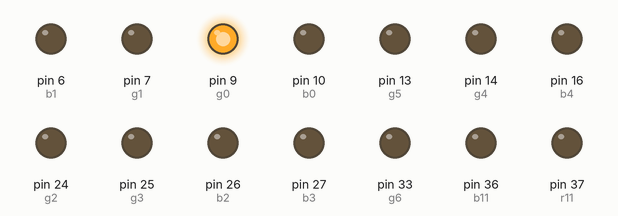
This sketch was run on a simulated Arduino Mega 2560, built with avr-gcc and run on an emulated ATmega2560. On the bench: output pins drawn as LEDs (lit = HIGH).

Above: at 0.1 s.
Timing chart, 0 to 1.6 s (numbered marks = the images above):
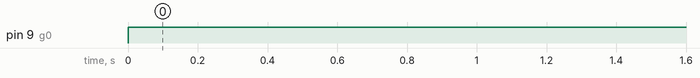

The sketch:

reb_test.ino
```cpp
int r2=22;
int g2=24;
int b2=26;

int r1=5;
int g1=7;
int b1=6;

int r0=8;
int g0=9;
int b0=10;


int r3=23;
int g3=25;
int b3=27;

int r4=15;
int g4=14;
int b4=16;

int r5=12;
int g5=13;
int b5=A0;

int r6=32;
int g6=33;
int b6=53;

int r7=A15;
int g7=A14;
int b7=52;

int r8=A2;
int g8=A4;
int b8=A5;

int r9=A8;
int g9=A9;
int b9=A10;

int r10=49;
int g10=50;
int b10=51;

int r11=37;
int g11=40;
int b11=36;


void setup() {
  // put your setup code here, to run once:
Serial.begin(9600);

   pinMode(r0,OUTPUT);
   pinMode(g0,OUTPUT);
   pinMode(b0,OUTPUT);

   pinMode(r1,OUTPUT);
   pinMode(g1,OUTPUT);
   pinMode(b1,OUTPUT);

   pinMode(r2,OUTPUT);
   pinMode(g2,OUTPUT);
   pinMode(b2,OUTPUT);

   pinMode(r3,OUTPUT);
   pinMode(g3,OUTPUT);
   pinMode(b3,OUTPUT);


   pinMode(r4,OUTPUT);
   pinMode(g4,OUTPUT);
   pinMode(b4,OUTPUT);


   pinMode(r5,OUTPUT);
   pinMode(g5,OUTPUT);
   pinMode(b5,OUTPUT);

   pinMode(r6,OUTPUT);
   pinMode(g6,OUTPUT);
   pinMode(b6,OUTPUT);

   pinMode(r7,OUTPUT);
   pinMode(g7,OUTPUT);
   pinMode(b7,OUTPUT);

   pinMode(r8,OUTPUT);
   pinMode(g8,OUTPUT);
   pinMode(b8,OUTPUT);

   pinMode(r9,OUTPUT);
   pinMode(g9,OUTPUT);
   pinMode(b9,OUTPUT);

   pinMode(r10,OUTPUT);
   pinMode(g10,OUTPUT);
   pinMode(b10,OUTPUT);

   pinMode(r11,OUTPUT);
   pinMode(g11,OUTPUT);
   pinMode(b11,OUTPUT);
  }


void loop()
{
  test_rgb();

}


void test_rgb()
{//r4,r6,8,9,11,0
  digitalWrite(g0,HIGH);

  /*delay(2000);
  digitalWrite(r0,LOW);

  digitalWrite(g0,HIGH);
  delay(2000);
  digitalWrite(g0,LOW);

  digitalWrite(b0,HIGH);
  delay(2000);
  digitalWrite(b0,LOW);

  digitalWrite(r1,HIGH);
  delay(2000);
  digitalWrite(r1,LOW);

  digitalWrite(g2,HIGH);
  delay(2000);
  digitalWrite(g2,LOW);

  digitalWrite(b2,HIGH);
  delay(2000);
  digitalWrite(b2,LOW);

  digitalWrite(r3,HIGH);
  delay(2000);
  digitalWrite(r3,LOW);

  digitalWrite(g3,HIGH);
  delay(2000);
  digitalWrite(g3,LOW);

  digitalWrite(b3,HIGH);
  delay(2000);
  digitalWrite(b3,LOW);

  digitalWrite(r4,HIGH);
  delay(2000);
  digitalWrite(r4,LOW);


  digitalWrite(g4,HIGH);
  delay(2000);
  digitalWrite(g4,LOW);

  digitalWrite(b4,HIGH);
  delay(2000);
  digitalWrite(b4,LOW);

  digitalWrite(r5,HIGH);
  delay(2000);
  digitalWrite(r5,LOW);

  digitalWrite(g5,HIGH);
  delay(2000);
  digitalWrite(g5,LOW);

  digitalWrite(b5,HIGH);
  delay(2000);
  digitalWrite(b5,LOW);

  digitalWrite(r6,HIGH);
  delay(2000);
  digitalWrite(r6,LOW);

  digitalWrite(g6,HIGH);
  delay(2000);
  digitalWrite(g6,LOW);

  digitalWrite(b6,HIGH);
  delay(2000);
  digitalWrite(b6,LOW);

  digitalWrite(r7,HIGH);
  delay(2000);
  digitalWrite(r7,LOW);

  digitalWrite(g7,HIGH);
  delay(2000);
  digitalWrite(g7,LOW);

  digitalWrite(b7,HIGH);
  delay(2000);
  digitalWrite(b7,LOW);

  digitalWrite(r8,HIGH);
  delay(2000);
  digitalWrite(r8,LOW);

  digitalWrite(g8,HIGH);
  delay(2000);
  digitalWrite(g8,LOW);


  digitalWrite(b8,HIGH);
  delay(2000);
  digitalWrite(b8,LOW);


  digitalWrite(r9,HIGH);
  delay(2000);
  digitalWrite(r9,LOW);


  digitalWrite(g9,HIGH);
  delay(2000);
  digitalWrite(g9,LOW);

  digitalWrite(b9,HIGH);
  delay(2000);
  digitalWrite(b9,LOW);


  digitalWrite(r10,HIGH);
  delay(2000);
  digitalWrite(r10,LOW);

  digitalWrite(g10,HIGH);
  delay(2000);
  digitalWrite(g10,LOW);

  digitalWrite(b10,HIGH);
  delay(2000);
  digitalWrite(b10,LOW);

  digitalWrite(r11,HIGH);
  delay(2000);
  digitalWrite(r11,LOW);

  digitalWrite(g11,HIGH);
  delay(2000);
  digitalWrite(g11,LOW);

  digitalWrite(b11,HIGH);
  delay(2000);
  digitalWrite(b11,LOW);


  digitalWrite(r0,LOW);
  digitalWrite(g0,LOW);
  digitalWrite(b0,LOW);

  digitalWrite(r1,LOW);
  digitalWrite(g1,LOW);
  digitalWrite(b1,LOW);

  digitalWrite(r2,LOW);
  digitalWrite(g2,LOW);
  digitalWrite(b2,LOW);

  digitalWrite(r3,LOW);
  digitalWrite(g3,LOW);
  digitalWrite(b3,LOW);

  digitalWrite(r4,LOW);
  digitalWrite(g4,LOW);
  digitalWrite(b4,LOW);

  digitalWrite(r5,LOW);
  digitalWrite(g5,LOW);
  digitalWrite(b5,LOW);

  digitalWrite(r6,LOW);
  digitalWrite(g6,LOW);
  digitalWrite(b6,LOW);

  digitalWrite(r7,LOW);
  digitalWrite(g7,LOW);
  digitalWrite(b7,LOW);

  digitalWrite(r8,LOW);
  digitalWrite(g8,LOW);
  digitalWrite(b8,LOW);

  digitalWrite(r9,LOW);
  digitalWrite(g9,LOW);
  digitalWrite(b9,LOW);

  digitalWrite(r10,LOW);
  digitalWrite(g10,LOW);
  digitalWrite(b10,LOW);


  digitalWrite(r11,LOW);
  digitalWrite(g11,LOW);
  digitalWrite(b11,LOW);
   delay(5000);


  */


}
```

Measured:
- by itself, pin 9 (g0): LOW → HIGH at 0.00 s
